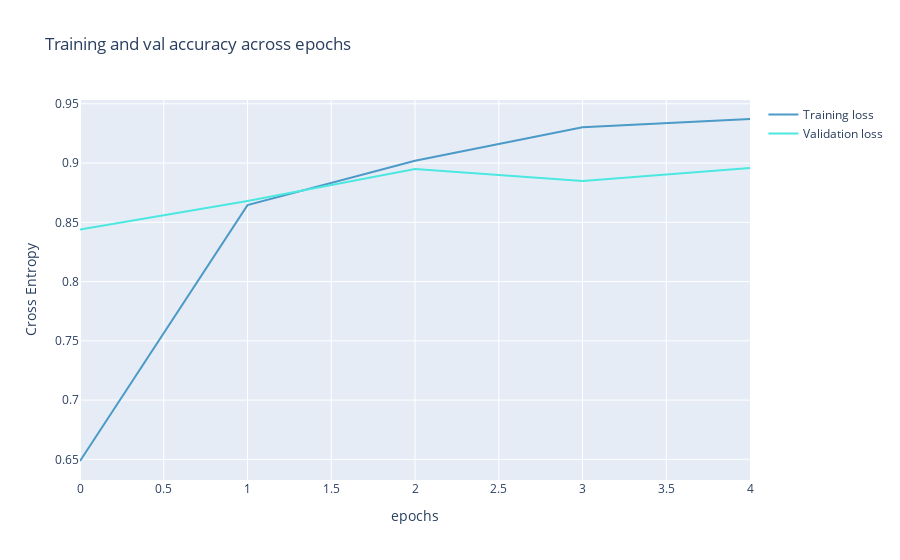

The code cell stored with this chart in its notebook:
### Markdown cell above
6. Visualize your `accuracy` on your `train` and on your `test`

### Code cell
from plotly import graph_objects as go
color_chart = ["#4B9AC7", "#4BE8E0", "#9DD4F3", "#97FBF6", "#2A7FAF", "#23B1AB", "#0E3449", "#015955"]

fig = go.Figure(data=[
                      go.Scatter(
                          y=history_finetune["accuracy"],
                          name="Training loss",
                          mode="lines",
                          marker=dict(
                              color=color_chart[0]
                          )),
                      go.Scatter(
                          y=history_finetune["val_accuracy"],
                          name="Validation loss",
                          mode="lines",
                          marker=dict(
                              color=color_chart[1]
                          ))
])
fig.update_layout(
    title='Training and val accuracy across epochs',
    xaxis_title='epochs',
    yaxis_title='Cross Entropy'    
)
fig.show()

### Figure 1 — Plotly figure (JSON) as saved in the notebook; plotly's stock layout.template omitted (floating-point values rounded to 4 significant figures)
{"data": [{"marker": {"color": "#4B9AC7"}, "mode": "lines", "name": "Training loss", "type": "scatter", "y": [0.6486, 0.8645, 0.902, 0.9303, 0.9372]}, {"marker": {"color": "#4BE8E0"}, "mode": "lines", "name": "Validation loss", "type": "scatter", "y": [0.844, 0.8681, 0.895, 0.8848, 0.8958]}], "layout": {"title": {"text": "Training and val accuracy across epochs"}, "xaxis": {"title": {"text": "epochs"}}, "yaxis": {"title": {"text": "Cross Entropy"}}}}
